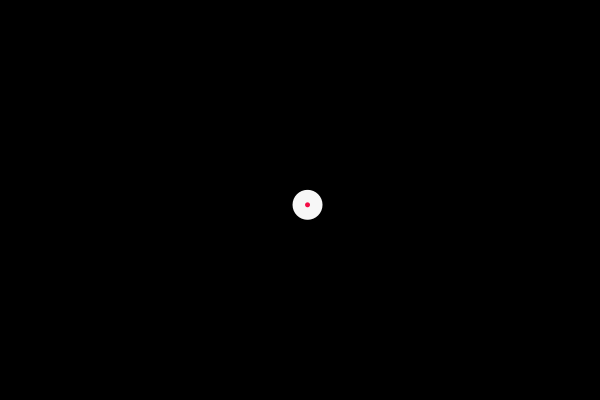
Frame 1 (no input)
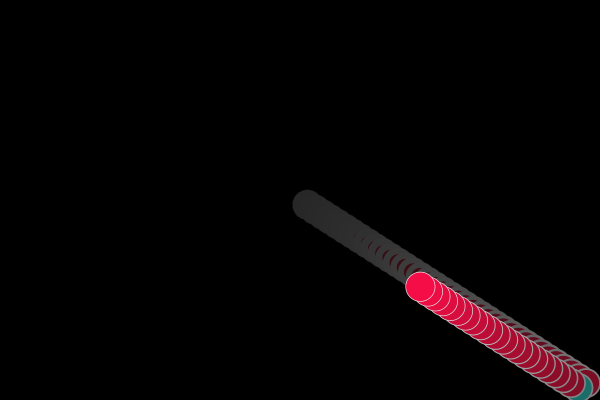
Frame 60 (the mouse pressed at the canvas centre just before this capture)
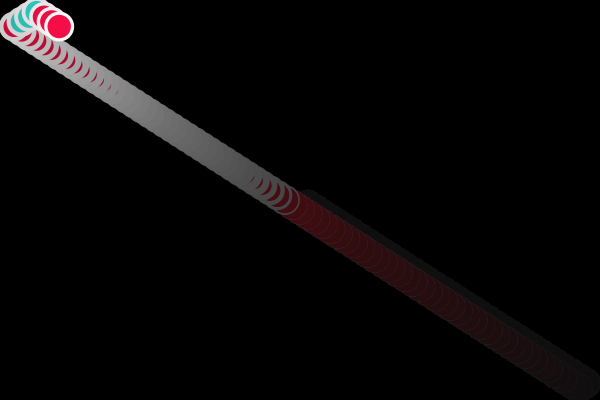
Frame 120 (the mouse held since frame 60 and released just before this capture)

The Processing sketch that drew these frames (run headless with seeded random() and noise(); from frame 60 on, the mouse is pressed at the canvas centre):

// Processing sketch: panchos03t00
// ── panchos03t00.pde
//Universidad del Desarrollo - Facultad de Diseño - Diseño Digital - Expresión Digital II
//Francisco Barría
//panchos03t00
/*
En un canvas rectangular una esfera rebota de un lado a otro cambiando de color en cada bote.
 Dentro de la esfera esta cambia de color y tamaño de su centro.
 */

int a;                                        // Timer.
boolean t, k, r;                              // Sentidos de los botes.
float x, y, o, p, r1, r2;                     // Coordenadas de la esfera, tamaño, y velocidad, respectivamente.
color c1 = color (252, 13, 72);               // Turqueza.
color c2 = color (52, 221, 211);              // Rojo.
color c3 = c1;

void setup() {

  size(600, 400);
  frameRate(30);
  noStroke();

  o = 5;
  p = 30;
  r = true;

  r1 = random (3, 10);
  r2 = random (3, 10);
  background(0);
}

void draw() {

  translate(width/2, height/2);

  a++;

  if (t == false) {                                  //Bote horizontal.
    x = x + r1;
  } else {
    x = x - r1;
  }

  if (k == false) {                                  //Bote vertical.
    y = y + r2;
  } else {
    y = y - r2;
  }

  fill(255, 255);                                    // Esfera.
  ellipse(x, y, 30, 30);
  fill(c3);
  ellipse(x, y, o, o);


  o = lerp(o, p, 0.05);                             // Pulsación del centro.

  if (x > (width/2)-15 || x < (-width/2)+15) {      // Limites horizontales.

    //    r1 = random(2, 10);
    r = false;

    if (t) { 
      t = false;
    } else if (!t) {
      t = true;
    }
  }

  if (y > (height/2)-15 || y < (-height/2)+15) {    // Limites verticales.

    //    r2 = random(2, 10);
    r = false;
    if (k) { 
      k = false;
    } else if (!k) {
      k = true;
    }
  }

  if (r == false) {                                // Cambio de color.

    if (c3 == c1) {
      c3 = c2;
    } else {
      c3 = c1;
    }

    r = true;
  }
  if (a > 75) {                                    // Frecuencia de cambio de color.
    o = o*-1;
    a = 0;
  }


  fill(0, 8);
  quad(-width/2, -height/2, // Fade Out.
    width/2, -height/2, 
    width/2, height/2, 
    -width/2, height/2);
}
